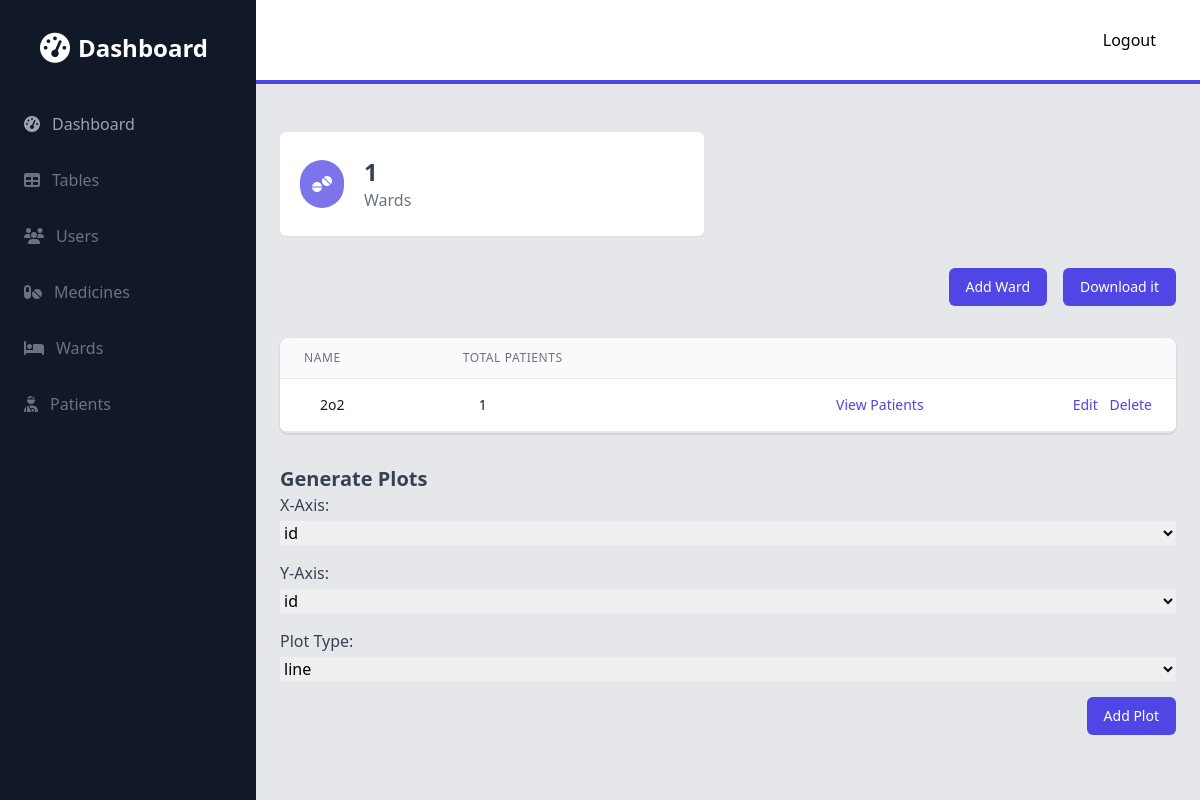
Page /admin/wards (signed in) on the earlier database version.
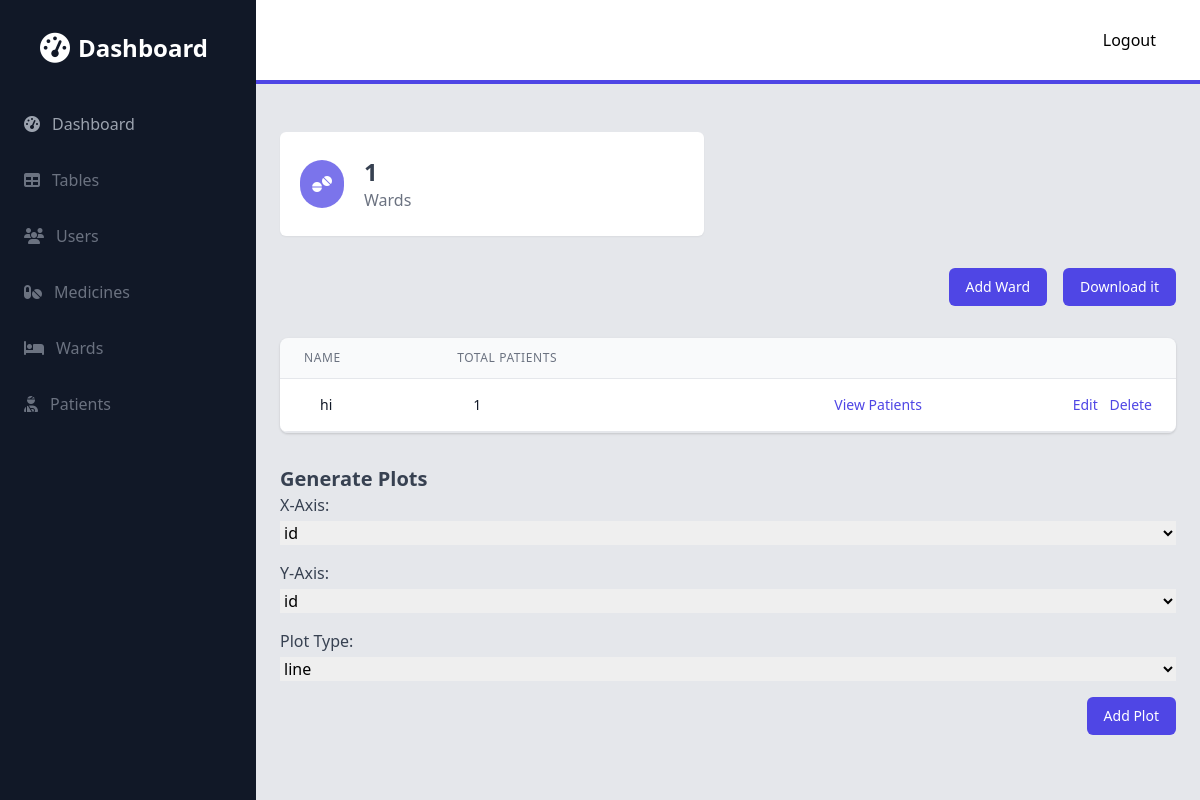
Same page on the later database version.
### models.py (models this page shows)
class Wards(db.Model):
    id = db.Column(db.Integer, primary_key=True)
    name = db.Column(db.String(150), nullable=False)
    patients = db.relationship('Patients', backref='ward', lazy=True)

### admin.py (the view)
@admin.route('/wards', methods=['GET', 'POST'])
@login_required
def wards():
    wards = Wards.query.all()
    columns = Wards.__table__.columns
    columns = [column.name for column in columns]
    return render_template('admin/wards/wards.html', wards=wards,  plot_types=PLOTS, columns=columns, table_name='Wards')

### app.py (called while the page is built)
def create_app():
    app = Flask(__name__)
    app.config['SQLALCHEMY_DATABASE_URI'] = 'sqlite:///database.db'
    app.config['SECRET_KEY'] = 'secret'
    app.register_blueprint(views, url_prefix='/')
    app.register_blueprint(auth, url_prefix='/')
    app.register_blueprint(admin, url_prefix='/admin')
    login_manager = LoginManager()
    login_manager.login_view = 'auth.login'
    login_manager.init_app(app)
    @login_manager.user_loader
    def load_user(id):
        return Users.query.get(int(id))
    with app.app_context():
        db.init_app(app)
        db.create_all()
    return app

### templates/admin/wards/wards.html (shortened to what the changed rows need)
{% extends 'admin/base.html' %}
{% block content %}
<div class="container px-6 py-8 mx-auto">
    <div class="mt-8">
        <div class="flex flex-col mt-8">
            <div class="py-2 -my-2 overflow-x-auto sm:-mx-6 sm:px-6 lg:-mx-8 lg:px-8">
                <div class="inline-block min-w-full overflow-hidden align-middle border-b border-gray-200 shadow sm:rounded-lg">
                    <table class="min-w-full">
                        <thead>
                            <tr>
                                <th class="px-6 py-3 text-xs font-medium leading-4 tracking-wider text-left text-gray-500 uppercase border-b border-gray-200 bg-gray-50">Name</th>
                                <th class="px-6 py-3 text-xs font-medium leading-4 tracking-wider text-left text-gray-500 uppercase border-b border-gray-200 bg-gray-50">Total Patients</th>
                                <th class="px-6 py-3 border-b border-gray-200 bg-gray-50"></th>
                                <th class="px-6 py-3 border-b border-gray-200 bg-gray-50"></th>
                            </tr>
                        </thead>
                        <tbody class="bg-white">
                          {% for ward in wards %}
                            <tr>
                                <td class="px-6 py-4 whitespace-no-wrap border-b border-gray-200">
                                    <div class="flex items-center">
                                        <div class="ml-4">
                                          <div class="text-sm font-medium leading-5 text-gray-900">{{ ward.name }}</div>
                                        </div>
                                    </div>
                                </td>
                                <td class="px-6 py-4 whitespace-no-wrap border-b border-gray-200">
                                    <div class="flex items-center">
                                        <div class="ml-4">
                                          <div class="text-sm font-medium leading-5 text-gray-900">{{ ward.patients|length }}
                                        </div>
                                    </div>
                                </td>
                                <td class="px-6 py-4 text-sm font-medium leading-5 text-right whitespace-no-wrap border-b border-gray-200">
                                    <a href="{{ url_for('admin.ward_patients', id=ward.id) }}" class="text-indigo-600 hover:text-indigo-900">View Patients</a>
                                </td>
                                <td class="px-6 py-4 text-sm font-medium leading-5 text-right whitespace-no-wrap border-b border-gray-200">
                                    <a href="{{ url_for('admin.update_ward', id=ward.id) }}" class="text-indigo-600 hover:text-indigo-900">Edit</a>
                                    <a href="{{ url_for('admin.delete_ward', id=ward.id) }}" class="ml-2 text-indigo-600 hover:text-indigo-900">Delete</a>
                                </td>
                            </tr>
                            {% endfor %}
                        </tbody>
                    </table>
                </div>
            </div>
        </div>
    </div>
    {% include "admin/plots.html" %}
</div>
{% endblock %}

Differences in the rows shown:
changed Wards: name "2o2" → "hi"
